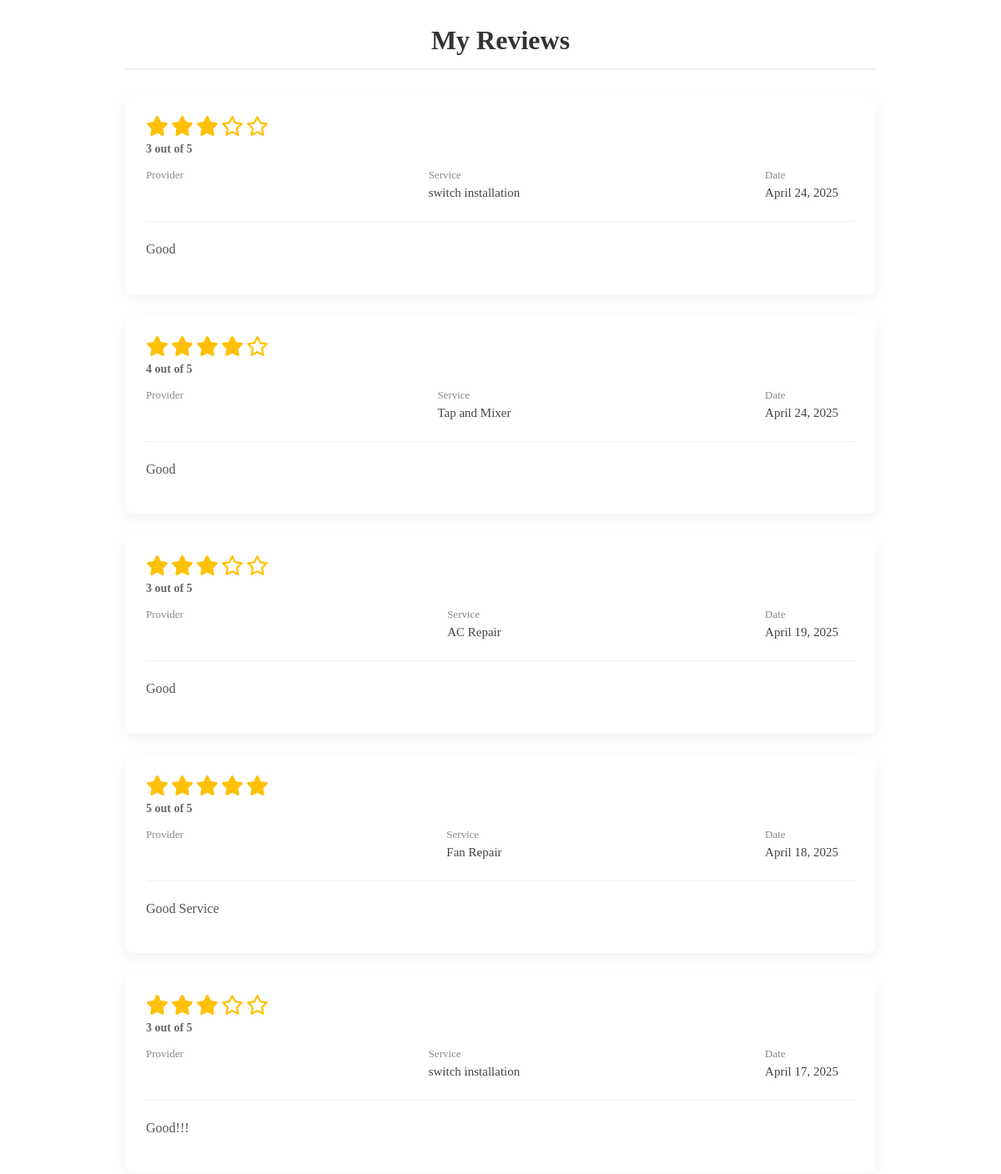
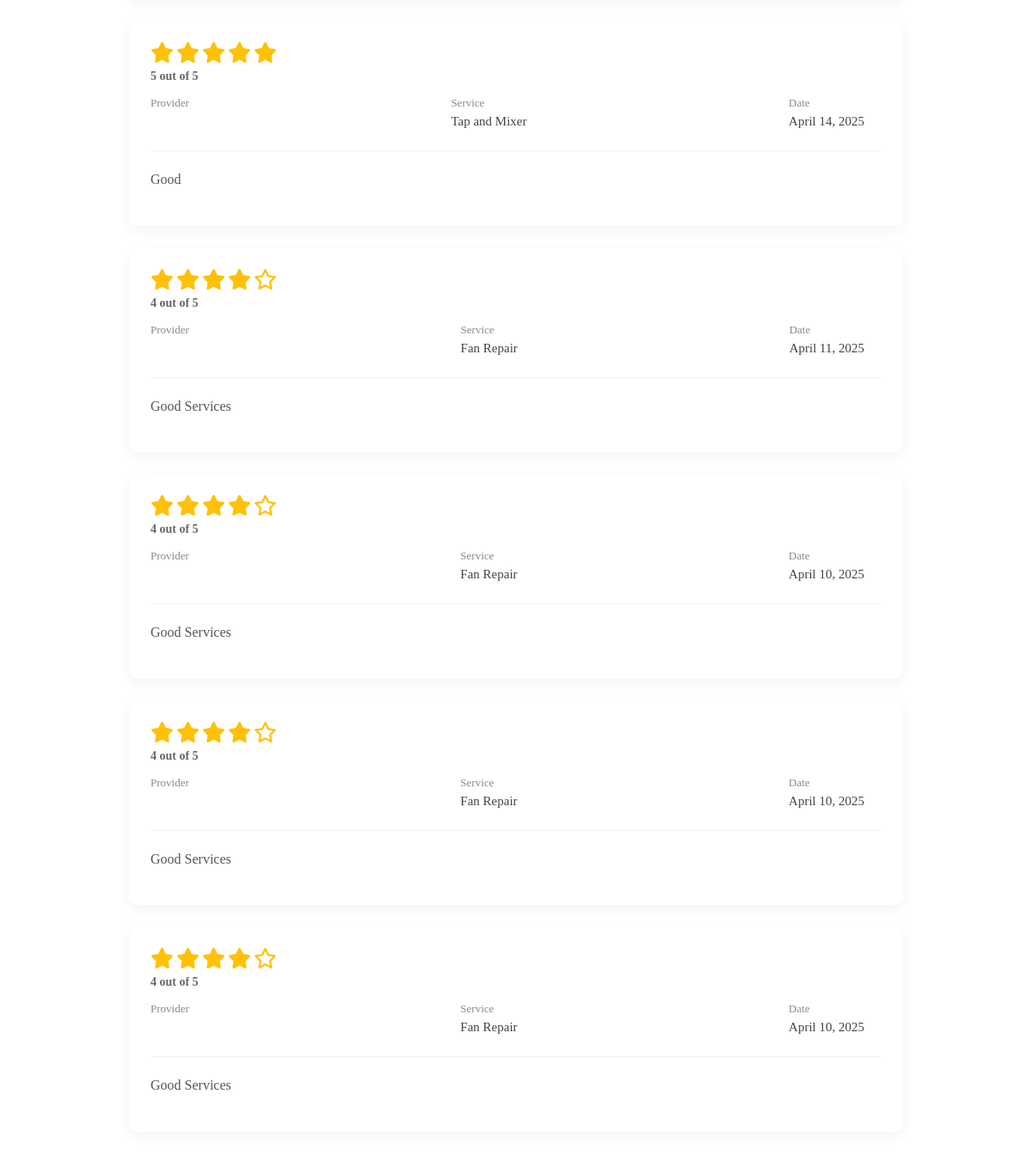
Page /reviews.php (signed in) on the committed database (2 pictures, top to bottom).
### tables this page shows
CREATE TABLE `reviews` (
  `id` int(11) NOT NULL,
  `booking_id` int(11) NOT NULL,
  `user_id` int(11) NOT NULL,
  `provider_id` int(11) NOT NULL,
  `service_id` int(11) NOT NULL,
  `rating` int(11) NOT NULL CHECK (`rating` >= 1 and `rating` <= 5),
  `review_text` text DEFAULT NULL,
  `status` enum('pending','approved','rejected') DEFAULT 'pending',
  `created_at` timestamp NOT NULL DEFAULT current_timestamp(),
  `updated_at` timestamp NOT NULL DEFAULT current_timestamp() ON UPDATE current_timestamp()
);

CREATE TABLE `bookings` (
  `booking_id` int(11) NOT NULL,
  `user_id` int(11) NOT NULL,
  `address_id` int(11) DEFAULT NULL,
  `provider_id` int(11) NOT NULL,
  `service_id` int(11) NOT NULL,
  `category_id` int(11) DEFAULT NULL,
  `booking_date` date NOT NULL,
  `time_slot` time NOT NULL,
  `booking_time` time NOT NULL,
  `status` enum('pending','accepted','rejected','completed','cancelled') DEFAULT 'pending',
  `priority` enum('yes','no') DEFAULT 'no',
  `total_amount` decimal(10,2) NOT NULL,
  `refund_amount` decimal(10,2) DEFAULT NULL,
  `payment_status` enum('pending','paid','refunded') DEFAULT 'pending',
  `notes` text DEFAULT NULL,
  `created_at` timestamp NOT NULL DEFAULT current_timestamp(),
  `updated_at` timestamp NOT NULL DEFAULT current_timestamp() ON UPDATE current_timestamp(),
  `booking_reference` varchar(50) DEFAULT NULL,
  `address` text NOT NULL,
  `subtotal` decimal(10,2) NOT NULL,
  `convenience_fee` decimal(10,2) NOT NULL,
  `payment_method` varchar(50) DEFAULT NULL,
  `total_price` decimal(10,2) DEFAULT 0.00,
  `payment_id` varchar(100) DEFAULT NULL
);

CREATE TABLE `tbl_services` (
  `service_id` int(11) NOT NULL,
  `category_id` int(11) NOT NULL,
  `provider_id` int(11) NOT NULL,
  `service_name` varchar(255) NOT NULL,
  `price` decimal(10,2) NOT NULL,
  `description` text DEFAULT NULL,
  `pricing_type` enum('fixed','quantity','measurement') DEFAULT 'fixed',
  `add_to_cart_option` tinyint(1) DEFAULT 1,
  `is_active` tinyint(1) DEFAULT 1,
  `created_at` timestamp NOT NULL DEFAULT current_timestamp(),
  `updated_at` timestamp NOT NULL DEFAULT current_timestamp() ON UPDATE current_timestamp(),
  `image_path` varchar(255) DEFAULT NULL
);

### reviews.php (the view, shortened to what this page needs)
<?php
require_once 'dbconnect.php';
$is_provider = isset($_SESSION['provider_id']);
$user_id = $_SESSION['user_id'] ?? 0;
$provider_id = $_SESSION['provider_id'] ?? 0;
function getServiceName($conn, $service_id) {
    $query = "SELECT service_name FROM tbl_services WHERE service_id = ?";
    $stmt = $conn->prepare($query);
    $stmt->bind_param("i", $service_id);
    $stmt->execute();
    $result = $stmt->get_result();
    if ($row = $result->fetch_assoc()) {
        return $row['service_name'];
    }
    return "Service #" . $service_id;
}
if ($is_provider) {
    $query = "SELECT r.*, b.booking_date, b.service_id, u.first_name, u.last_name
              FROM reviews r
              JOIN bookings b ON r.booking_id = b.booking_id
              JOIN users u ON r.user_id = u.user_id
              WHERE r.provider_id = ?
              ORDER BY r.status ASC, b.booking_date DESC";
    $stmt = $conn->prepare($query);
    $stmt->bind_param("i", $provider_id);
} else {
    $query = "SELECT r.*, b.booking_date, b.service_id
              FROM reviews r
              JOIN bookings b ON r.booking_id = b.booking_id
              WHERE r.user_id = ?
              ORDER BY b.booking_date DESC";
    $stmt = $conn->prepare($query);
    $stmt->bind_param("i", $user_id);
}
$stmt->execute();
$result = $stmt->get_result();
$reviews = [];
while ($row = $result->fetch_assoc()) {
    $reviews[] = $row;
}
?>
<!DOCTYPE html>
<html lang="en">
<head>
    <link rel="stylesheet" href="css/styles.css">
    <link rel="stylesheet" href="https://cdnjs.cloudflare.com/ajax/libs/font-awesome/6.4.0/css/all.min.css">
</head>
<body>
    <div class="reviews-container">
        <h1 class="page-title"><?php echo $is_provider ? 'Customer Reviews' : 'My Reviews'; ?></h1>
        <?php if (empty($reviews)): ?>
            <div class="empty-state">
                <i class="fa fa-star-half-alt"></i>
                <p>No reviews found</p>
                <?php if (!$is_provider): ?>
                    <a href="bookings.php" class="btn btn-primary">Review a Service</a>
                <?php endif; ?>
            </div>
        <?php else: ?>
            <?php foreach ($reviews as $review): ?>
                <div class="review-card">
                    <div class="review-header">
                        <div class="review-rating">
                            <div class="stars">
                                <?php
                                for ($i = 1; $i <= 5; $i++) {
                                    if ($i <= $review['rating']) {
                                        echo '<i class="fas fa-star"></i>';
                                    } else {
                                        echo '<i class="far fa-star"></i>';
                                    }
                                }
                                ?>
                            </div>
                            <span class="rating-value"><?php echo $review['rating']; ?> out of 5</span>
                        </div>
                    </div>
                    <div class="review-info">
                        <?php if ($is_provider): ?>
                            <div class="info-item">
                                <span class="info-label">Reviewed By</span>
                                <span class="info-value"><?php echo $review['first_name'] . ' ' . $review['last_name']; ?></span>
                            </div>
                        <?php else: ?>
                            <div class="info-item">
                                <span class="info-label">Provider</span>
                            </div>
                        <?php endif; ?>
                        <div class="info-item">
                            <span class="info-label">Service</span>
                            <span class="info-value"><?php echo getServiceName($conn, $review['service_id']); ?></span>
                        </div>
                        <div class="info-item">
                            <span class="info-label">Date</span>
                            <span class="info-value"><?php echo date('F j, Y', strtotime($review['booking_date'])); ?></span>
                        </div>
                    </div>
                    <div class="review-body">
                        <?php if (empty(trim($review['review_text']))): ?>
                            <em>No written feedback provided.</em>
                        <?php else: ?>
                            <p><?php echo htmlspecialchars($review['review_text']); ?></p>
                        <?php endif; ?>
                    </div>
                </div>
            <?php endforeach; ?>
        <?php endif; ?>
    </div>
</body>
</html>

### reviews.php (style rules this page uses)
.reviews-container { max-width: 900px; margin: 30px auto; padding: 0 20px; }
.page-title { font-size: 2rem; color: #333; margin-bottom: 30px; padding-bottom: 15px; border-bottom: 2px solid #f0f0f0; text-align: center; }
.review-card { background-color: #fff; border-radius: 10px; box-shadow: 0 5px 15px rgba(0, 0, 0, 0.05); padding: 25px; margin-bottom: 25px; transition: transform 0.3s ease, box-shadow 0.3s ease; position: relative; overflow: hidden; }
.review-header { display: flex; justify-content: space-between; align-items: flex-start; margin-bottom: 15px; }
.review-rating { display: flex; flex-direction: column; align-items: flex-start; }
.stars { color: #ffc107; font-size: 24px; letter-spacing: 3px; margin-bottom: 5px; }
.rating-value { font-weight: bold; font-size: 14px; color: #666; }
.review-info { display: flex; justify-content: space-between; margin-bottom: 20px; padding-bottom: 15px; border-bottom: 1px solid #f0f0f0; flex-wrap: wrap; }
.info-item { margin-right: 20px; margin-bottom: 10px; }
.info-label { font-size: 13px; color: #888; margin-bottom: 4px; display: block; }
.info-value { font-weight: 500; color: #444; font-size: 15px; }
.review-body { color: #555; line-height: 1.6; font-size: 16px; }

### rows in the picture
reviews: rating "3", booking.service_name "switch installation", booking.booking_date "April 24, 2025", review_text "Good"
reviews: rating "4", booking.service_name "Tap and Mixer", booking.booking_date "April 24, 2025", review_text "Good"
reviews: rating "3", booking.service_name "AC Repair", booking.booking_date "April 19, 2025", review_text "Good"
reviews: rating "5", booking.service_name "Fan Repair", booking.booking_date "April 18, 2025", review_text "Good Service"
reviews: rating "3", booking.service_name "switch installation", booking.booking_date "April 17, 2025", review_text "Good!!!"
reviews: rating "5", booking.service_name "Tap and Mixer", booking.booking_date "April 14, 2025", review_text "Good"
reviews: rating "4", booking.service_name "Fan Repair", booking.booking_date "April 11, 2025", review_text "Good Services"
reviews: rating "4", booking.service_name "Fan Repair", booking.booking_date "April 10, 2025", review_text "Good Services"
reviews: rating "4", booking.service_name "Fan Repair", booking.booking_date "April 10, 2025", review_text "Good Services"
reviews: rating "4", booking.service_name "Fan Repair", booking.booking_date "April 10, 2025", review_text "Good Services"
